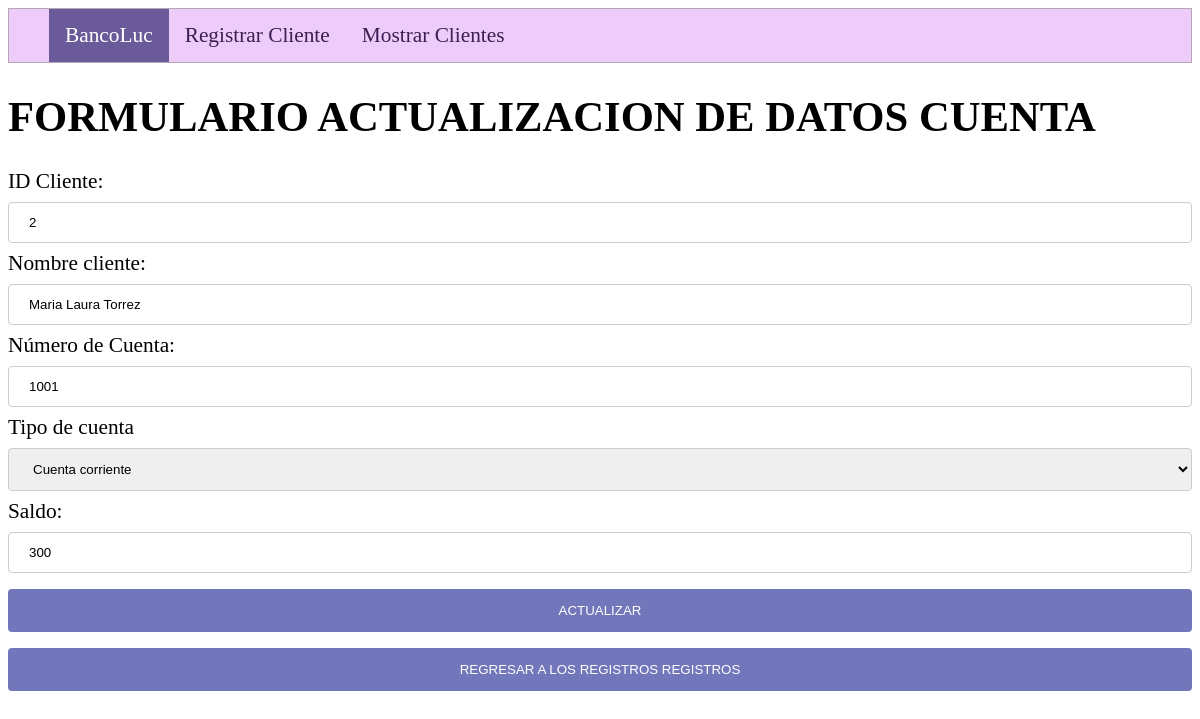
The app's page /cuentaBancaria/modificarCuenta.php?id=1001 with its own data.
### tables this page shows
CREATE TABLE `cuenta` (
  `id` int(11) NOT NULL,
  `persona_id` int(11) DEFAULT NULL,
  `tipo_cuenta` varchar(50) DEFAULT NULL,
  `saldo` float DEFAULT NULL
);

CREATE TABLE `persona` (
  `id` int(11) NOT NULL,
  `nombre` varchar(100) DEFAULT NULL,
  `apellidop` varchar(100) DEFAULT NULL,
  `apellidom` varchar(100) DEFAULT NULL,
  `ci` int(11) DEFAULT NULL
);

### cuentaBancaria/modificarCuenta.php (the view, shortened to what this page needs)
<?php
include "cabecera.php";
	if(isset($_REQUEST["id"])){
		include("conexion.php");
		$id_cuenta=$_REQUEST["id"];
		$consulta="SELECT * FROM cuenta WHERE id='$id_cuenta'";
		$resultado=mysqli_query($conexion, $consulta) or die ("No se ha podido ejecutar la consulta");
		$columna=mysqli_fetch_array($resultado);
		$id_per=$columna['persona_id'];
		$cons="SELECT * FROM persona where id ='".$id_per."'";
		$res=mysqli_query($conexion,$cons)or die("No se ha podido realizar la verificacion.");
		$col=mysqli_fetch_array($res);
		$nombre=$col['nombre']." ".$col['apellidop']." ".$col['apellidom'];
	}
?>
<h1>FORMULARIO ACTUALIZACION DE DATOS CUENTA</h1>
  <form action="actualizarCuenta.php">
    <label>ID Cliente: </label>
    <input type="text" name="id_per" value="<?php echo $id_per;?>" readonly="readonly">
    <label>Nombre cliente: </label>
    <input type="text" name="cliente" value="<?php
      echo $nombre;
    ?>">
    <label>Número de Cuenta: </label>
    <input type="text" name="id_cuenta" value="<?php
      echo $id_cuenta;
    ?>" readonly="readonly">
    <label>Tipo de cuenta</label>
    <select name="tipocuenta">
      <option value="cuenta corriente"
      <?php
                        if($columna['tipo_cuenta']=="cuenta de ahorro"){
                        	echo "selected='select'";
                        }
                    ?>
      >Cuenta corriente</option>
  </select>
  <label>Saldo: </label>
    <input type="text" name="saldo" value="<?php
      echo $columna['saldo'];
    ?>">
    <input type="submit" value="ACTUALIZAR">
  </form>
	<form action="mostrar.php" method="REQUEST">
		<input type="submit" value="REGRESAR A LOS REGISTROS REGISTROS">
	</form>
<?php
include "pie.php";
 ?>

### cuentaBancaria/estilo2.css (style rules this page uses)
body { font-family: Comic Sans; font-size: 16pt; Background – color : #0A8087; }
input[type=text], select { width: 100%; padding: 12px 20px; margin: 8px 0; display: inline-block; border: 1px solid #ccc; border-radius: 4px; box-sizing: border-box; }
input[type=submit] { width: 100%; background-color: #7276BB; color: white; padding: 14px 20px; margin: 8px 0; border: none; border-radius: 4px; cursor: pointer; }

### records on screen
cuenta: id_per "2", saldo "300"
persona: cliente "Maria Laura Torrez"
